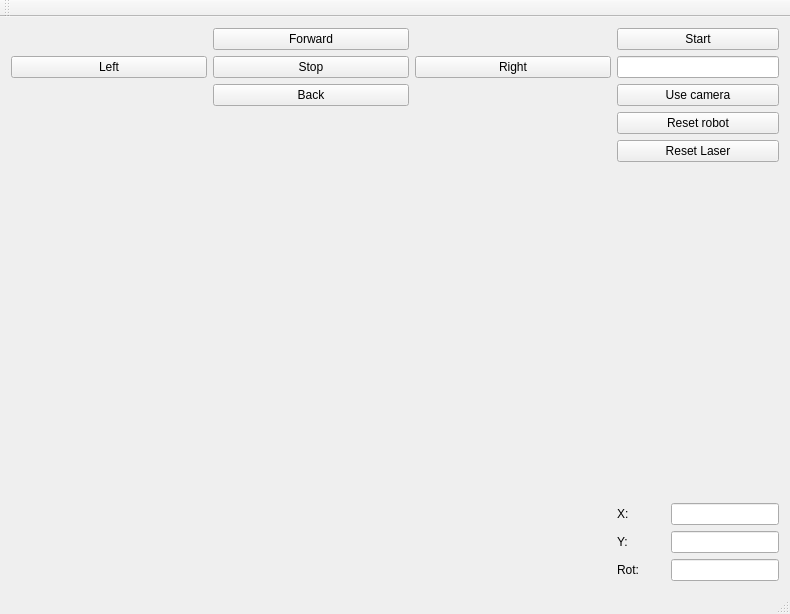
<?xml version="1.0" encoding="UTF-8"?>
<ui version="4.0">
 <class>MainWindow</class>
 <widget class="QMainWindow" name="MainWindow">
  <property name="geometry">
   <rect>
    <x>0</x>
    <y>0</y>
    <width>788</width>
    <height>614</height>
   </rect>
  </property>
  <property name="windowTitle">
   <string>MainWindow</string>
  </property>
  <widget class="QWidget" name="centralWidget">
   <layout class="QGridLayout" name="gridLayout">
    <item row="1" column="1">
     <layout class="QVBoxLayout" name="verticalLayout">
      <item>
       <widget class="QPushButton" name="pushButton_9">
        <property name="sizePolicy">
         <sizepolicy hsizetype="Fixed" vsizetype="Fixed">
          <horstretch>0</horstretch>
          <verstretch>0</verstretch>
         </sizepolicy>
        </property>
        <property name="minimumSize">
         <size>
          <width>162</width>
          <height>0</height>
         </size>
        </property>
        <property name="text">
         <string>Start</string>
        </property>
       </widget>
      </item>
      <item>
       <widget class="QLineEdit" name="lineEdit">
        <property name="sizePolicy">
         <sizepolicy hsizetype="Fixed" vsizetype="Fixed">
          <horstretch>0</horstretch>
          <verstretch>0</verstretch>
         </sizepolicy>
        </property>
        <property name="minimumSize">
         <size>
          <width>162</width>
          <height>0</height>
         </size>
        </property>
       </widget>
      </item>
      <item>
       <widget class="QPushButton" name="pushButton">
        <property name="sizePolicy">
         <sizepolicy hsizetype="Fixed" vsizetype="Fixed">
          <horstretch>0</horstretch>
          <verstretch>0</verstretch>
         </sizepolicy>
        </property>
        <property name="minimumSize">
         <size>
          <width>162</width>
          <height>0</height>
         </size>
        </property>
        <property name="text">
         <string>Use camera</string>
        </property>
       </widget>
      </item>
     </layout>
    </item>
    <item row="1" column="0">
     <layout class="QGridLayout" name="gridLayout_2">
      <item row="1" column="2">
       <widget class="QPushButton" name="pushButton_5">
        <property name="sizePolicy">
         <sizepolicy hsizetype="Expanding" vsizetype="Fixed">
          <horstretch>0</horstretch>
          <verstretch>0</verstretch>
         </sizepolicy>
        </property>
        <property name="text">
         <string>Right</string>
        </property>
       </widget>
      </item>
      <item row="0" column="1">
       <widget class="QPushButton" name="pushButton_2">
        <property name="sizePolicy">
         <sizepolicy hsizetype="Expanding" vsizetype="Fixed">
          <horstretch>0</horstretch>
          <verstretch>0</verstretch>
         </sizepolicy>
        </property>
        <property name="text">
         <string>Forward</string>
        </property>
       </widget>
      </item>
      <item row="1" column="0">
       <widget class="QPushButton" name="pushButton_6">
        <property name="sizePolicy">
         <sizepolicy hsizetype="Expanding" vsizetype="Fixed">
          <horstretch>0</horstretch>
          <verstretch>0</verstretch>
         </sizepolicy>
        </property>
        <property name="text">
         <string>Left</string>
        </property>
       </widget>
      </item>
      <item row="2" column="1">
       <widget class="QPushButton" name="pushButton_3">
        <property name="sizePolicy">
         <sizepolicy hsizetype="Expanding" vsizetype="Fixed">
          <horstretch>0</horstretch>
          <verstretch>0</verstretch>
         </sizepolicy>
        </property>
        <property name="text">
         <string>Back</string>
        </property>
       </widget>
      </item>
      <item row="1" column="1">
       <widget class="QPushButton" name="pushButton_4">
        <property name="sizePolicy">
         <sizepolicy hsizetype="Expanding" vsizetype="Fixed">
          <horstretch>0</horstretch>
          <verstretch>0</verstretch>
         </sizepolicy>
        </property>
        <property name="text">
         <string>Stop</string>
        </property>
       </widget>
      </item>
     </layout>
    </item>
    <item row="2" column="1">
     <layout class="QVBoxLayout" name="verticalLayout_2">
      <item>
       <widget class="QPushButton" name="pushButton_8">
        <property name="sizePolicy">
         <sizepolicy hsizetype="Fixed" vsizetype="Fixed">
          <horstretch>0</horstretch>
          <verstretch>0</verstretch>
         </sizepolicy>
        </property>
        <property name="minimumSize">
         <size>
          <width>162</width>
          <height>0</height>
         </size>
        </property>
        <property name="text">
         <string>Reset robot</string>
        </property>
       </widget>
      </item>
      <item>
       <widget class="QPushButton" name="pushButton_7">
        <property name="sizePolicy">
         <sizepolicy hsizetype="Fixed" vsizetype="Fixed">
          <horstretch>0</horstretch>
          <verstretch>0</verstretch>
         </sizepolicy>
        </property>
        <property name="minimumSize">
         <size>
          <width>162</width>
          <height>0</height>
         </size>
        </property>
        <property name="text">
         <string>Reset Laser</string>
        </property>
       </widget>
      </item>
      <item>
       <spacer name="verticalSpacer">
        <property name="orientation">
         <enum>Qt::Vertical</enum>
        </property>
        <property name="sizeHint" stdset="0">
         <size>
          <width>20</width>
          <height>40</height>
         </size>
        </property>
       </spacer>
      </item>
      <item>
       <layout class="QGridLayout" name="gridLayout_3">
        <item row="0" column="0">
         <widget class="QLabel" name="label">
          <property name="text">
           <string>X:</string>
          </property>
         </widget>
        </item>
        <item row="2" column="0">
         <widget class="QLabel" name="label_3">
          <property name="text">
           <string>Rot:</string>
          </property>
         </widget>
        </item>
        <item row="1" column="0">
         <widget class="QLabel" name="label_2">
          <property name="text">
           <string>Y:</string>
          </property>
         </widget>
        </item>
        <item row="0" column="1">
         <widget class="QLineEdit" name="lineEdit_2">
          <property name="sizePolicy">
           <sizepolicy hsizetype="Fixed" vsizetype="Fixed">
            <horstretch>0</horstretch>
            <verstretch>0</verstretch>
           </sizepolicy>
          </property>
          <property name="focusPolicy">
           <enum>Qt::NoFocus</enum>
          </property>
          <property name="readOnly">
           <bool>true</bool>
          </property>
         </widget>
        </item>
        <item row="1" column="1">
         <widget class="QLineEdit" name="lineEdit_3">
          <property name="sizePolicy">
           <sizepolicy hsizetype="Fixed" vsizetype="Fixed">
            <horstretch>0</horstretch>
            <verstretch>0</verstretch>
           </sizepolicy>
          </property>
          <property name="focusPolicy">
           <enum>Qt::NoFocus</enum>
          </property>
          <property name="readOnly">
           <bool>true</bool>
          </property>
         </widget>
        </item>
        <item row="2" column="1">
         <widget class="QLineEdit" name="lineEdit_4">
          <property name="sizePolicy">
           <sizepolicy hsizetype="Fixed" vsizetype="Fixed">
            <horstretch>0</horstretch>
            <verstretch>0</verstretch>
           </sizepolicy>
          </property>
          <property name="focusPolicy">
           <enum>Qt::NoFocus</enum>
          </property>
          <property name="readOnly">
           <bool>true</bool>
          </property>
         </widget>
        </item>
       </layout>
      </item>
     </layout>
    </item>
    <item row="2" column="0">
     <widget class="QWidget" name="widget" native="true">
      <property name="sizePolicy">
       <sizepolicy hsizetype="MinimumExpanding" vsizetype="Expanding">
        <horstretch>0</horstretch>
        <verstretch>0</verstretch>
       </sizepolicy>
      </property>
      <property name="minimumSize">
       <size>
        <width>600</width>
        <height>450</height>
       </size>
      </property>
     </widget>
    </item>
   </layout>
  </widget>
  <widget class="QMenuBar" name="menuBar">
   <property name="geometry">
    <rect>
     <x>0</x>
     <y>0</y>
     <width>788</width>
     <height>21</height>
    </rect>
   </property>
  </widget>
  <widget class="QToolBar" name="mainToolBar">
   <attribute name="toolBarArea">
    <enum>TopToolBarArea</enum>
   </attribute>
   <attribute name="toolBarBreak">
    <bool>false</bool>
   </attribute>
  </widget>
  <widget class="QStatusBar" name="statusBar"/>
 </widget>
 <layoutdefault spacing="6" margin="11"/>
 <resources/>
 <connections/>
</ui>
